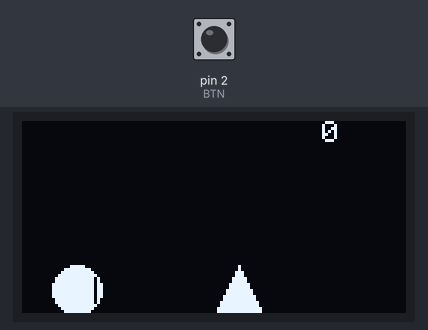
Recording of a sketch running on a simulated Arduino Uno, built with avr-gcc and run on an emulated ATmega328P. On the bench: 128×64 one-colour display. The test bench sets the inputs (shaded band); at power-on: pin 2 (BTN) HIGH.

Above: at 1.29 s.
1.3 s: pin 2 (BTN) pulled LOW for 3.2 s
At 1.45 s:
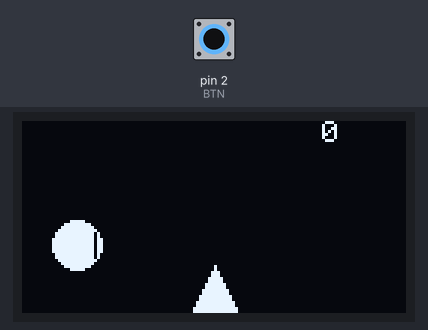
6.0 s: pin 2 (BTN) pulled LOW for 0.15 s
At 6.16 s:
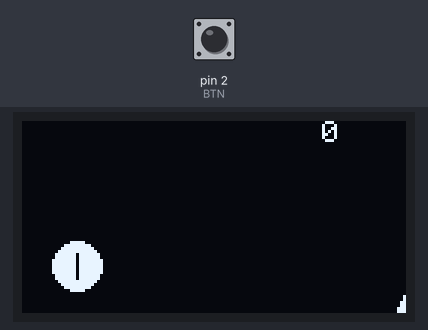
9.0 s: pin 2 (BTN) pulled LOW for 1 s
At 9.23 s:
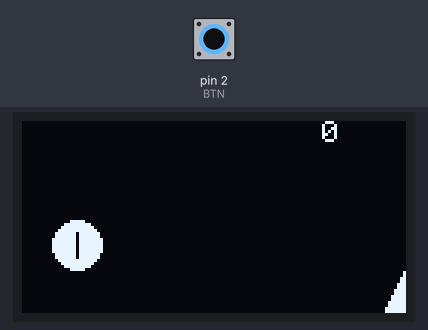
11.5 s: pin 2 (BTN) pulled LOW for 0.15 s
At 11.75 s:
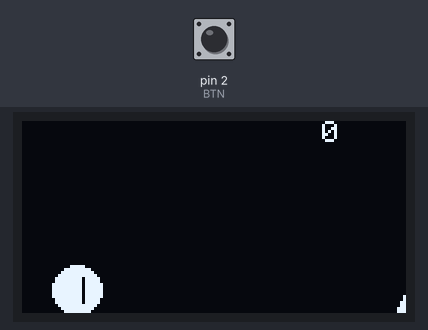

Measured:
- after the input at 6.0 s, the display: changes after 0.16 s (image 2)
- after the input at 9.0 s, the display: first changes after 0.14 s (image 3 shows a later state)
- after the input at 11.5 s, the display: changes after 0.24 s (image 4)

The sketch:

game_dino.ino
```cpp
#include <Adafruit_GFX.h>          // Thư viện vẽ đồ họa 2D cho OLED / Graphics library for OLED
#include <Adafruit_SH110X.h>       // Thư viện dành cho màn hình SH1106 / Library for SH1106 OLED
#include <Wire.h>                  // Thư viện giao tiếp I2C / I2C communication library

#define SCREEN_WIDTH 128           // Chiều rộng màn hình / Screen width
#define SCREEN_HEIGHT 64           // Chiều cao màn hình / Screen height
#define OLED_RESET -1              // Không dùng chân reset / No reset pin used

Adafruit_SH1106G display(SCREEN_WIDTH, SCREEN_HEIGHT, &Wire, OLED_RESET);
// Tạo đối tượng màn hình SH1106 / Create SH1106 display object

#define BTN 2                      // Nút nhấn tại chân D2 / Button pin D2
#define GRAVITY 1                  // Trọng lực kéo dino xuống / Gravity force
#define JUMP_FORCE -8              // Lực nhảy / Jump force
#define GROUND_Y 48                // Vị trí mặt đất / Ground position Y

int dinoY = GROUND_Y;              // Vị trí Y của dino / Dino Y position
int dinoVY = 0;                    // Vận tốc theo Y / Vertical velocity
bool jumping = false;              // Trạng thái đang nhảy / Dino jumping flag
int runFrame = 0;                  // Frame animation khi lăn / Running animation frame

int obstacleX = SCREEN_WIDTH;      // Vị trí X của chướng ngại vật / Obstacle X position
int score = 0;                     // Điểm / Score
bool gameOver = false;             // Trạng thái Game Over / Game over flag

unsigned long lastFrameTime = 0;   // Thời gian frame cuối / Last frame timestamp

void setup() {
  pinMode(BTN, INPUT_PULLUP);      // Nút nhấn dùng điện trở kéo lên / Button input pull-up
  Serial.begin(9600);              // Bật Serial debug / Start serial monitor

  if(!display.begin(0x3C, true)){  // Khởi động OLED tại địa chỉ I2C 0x3C / Init display
    Serial.println(F("SH1106 allocation failed")); // Lỗi màn hình / Display error
    for(;;);                       // Dừng chương trình / Stop
  }

  display.clearDisplay();          // Xóa màn hình / Clear display
  display.display();               // Cập nhật / Update
}

void loop() {
  if(gameOver){                    // Nếu thua / If game over
    displayGameOver();             // Hiển thị Game Over / Show screen
    if(digitalRead(BTN) == LOW){   // Nhấn nút để chơi lại / Press to restart
      resetGame();
    }
    delay(100);
    return;
  }

  handleInput();                   // Xử lý nút nhấn / Handle button
  updateDino();                    // Cập nhật chuyển động dino / Update dino physics
  updateObstacle();                // Cập nhật obstacle / Move obstacle
  checkCollision();                // Kiểm tra va chạm / Collision check
  drawGame();                      // Vẽ game / Draw frame

  delay(50);                       // Tốc độ khung hình / Frame delay
}

void handleInput(){
  if(digitalRead(BTN) == LOW && !jumping){
    // Nếu nhấn nút và chưa nhảy / Button pressed and not jumping
    dinoVY = JUMP_FORCE;           // Bật lên / Jump up
    jumping = true;                // Đánh dấu đang nhảy / Set jumping flag
  }
}

void updateDino(){
  dinoY += dinoVY;                 // Cập nhật vị trí theo vận tốc / Update Y by velocity
  dinoVY += GRAVITY;               // Gravity / Apply gravity

  if(dinoY >= GROUND_Y){           // Chạm đất / Hit ground
    dinoY = GROUND_Y;
    dinoVY = 0;
    jumping = false;               // Không còn nhảy / No longer jumping
  }

  // Animation lăn tròn mỗi 150ms / Rolling animation
  if(millis() - lastFrameTime > 150 && !jumping){
    runFrame = (runFrame + 1) % 4; // 4 frame animation
    lastFrameTime = millis();
  }
}

void updateObstacle(){
  obstacleX -= 4;                  // Di chuyển từ phải qua trái / Move left
  if(obstacleX < -16){             // Qua khỏi màn hình / Off screen
    obstacleX = SCREEN_WIDTH;      // Reset về phải / Reset to right
    score++;                       // Tăng điểm / Add score
  }
}

void checkCollision(){
  // Kiểm tra va chạm đơn giản / Simple collision check
  if(obstacleX < 26 && obstacleX + 16 > 10 && dinoY + 16 > GROUND_Y){
    gameOver = true;
  }
}

void drawGame(){
  display.clearDisplay();          // Xóa màn hình / Clear

  // Vẽ mặt đất bằng ô vuông / Ground dots
  for(int x=0; x<SCREEN_WIDTH; x+=6){
    display.fillRect(x, GROUND_Y+16, 4, 4, SH110X_WHITE);
  }

  // Vẽ dino hình tròn 16x16 / Draw dino as circle
  int dinoX = 10;
  display.fillCircle(dinoX + 8, dinoY + 8, 8, SH110X_WHITE);

  // Vệt lăn để thấy chuyển động / Rolling indicator line
  int lineOffset = runFrame * 2;
  display.drawLine(dinoX + 8 + lineOffset%16, dinoY + 4,
                   dinoX + 8 + lineOffset%16, dinoY + 12, SH110X_BLACK);

  // Vẽ cây sương rồng tam giác / Draw cactus triangle
  int triHeight = 16;
  int triBase = 16;
  int x0 = obstacleX;
  int y0 = GROUND_Y + 16;
  display.fillTriangle(x0, y0, x0 + triBase, y0,
                       x0 + triBase/2, y0 - triHeight, SH110X_WHITE);

  // Hiển thị điểm / Show score
  display.setTextSize(1);
  display.setTextColor(SH110X_WHITE);
  display.setCursor(100,0);
  display.print(score);

  display.display();               // Cập nhật màn hình / Update display
}

void displayGameOver(){
  display.clearDisplay();
  display.setTextSize(2);
  display.setTextColor(SH110X_WHITE);
  display.setCursor(10,20);
  display.println("GAME OVER");    // Thông báo thua / Game over
  display.setTextSize(1);
  display.setCursor(10,50);
  display.println("Press BTN to restart"); // Nhấn nút để chơi lại
  display.display();
}

void resetGame(){
  dinoY = GROUND_Y;                // Reset vị trí dino / Reset dino
  dinoVY = 0;
  obstacleX = SCREEN_WIDTH;        // Reset chướng ngại vật / Reset obstacle
  score = 0;
  gameOver = false;
  jumping = false;
  runFrame = 0;
}
```
